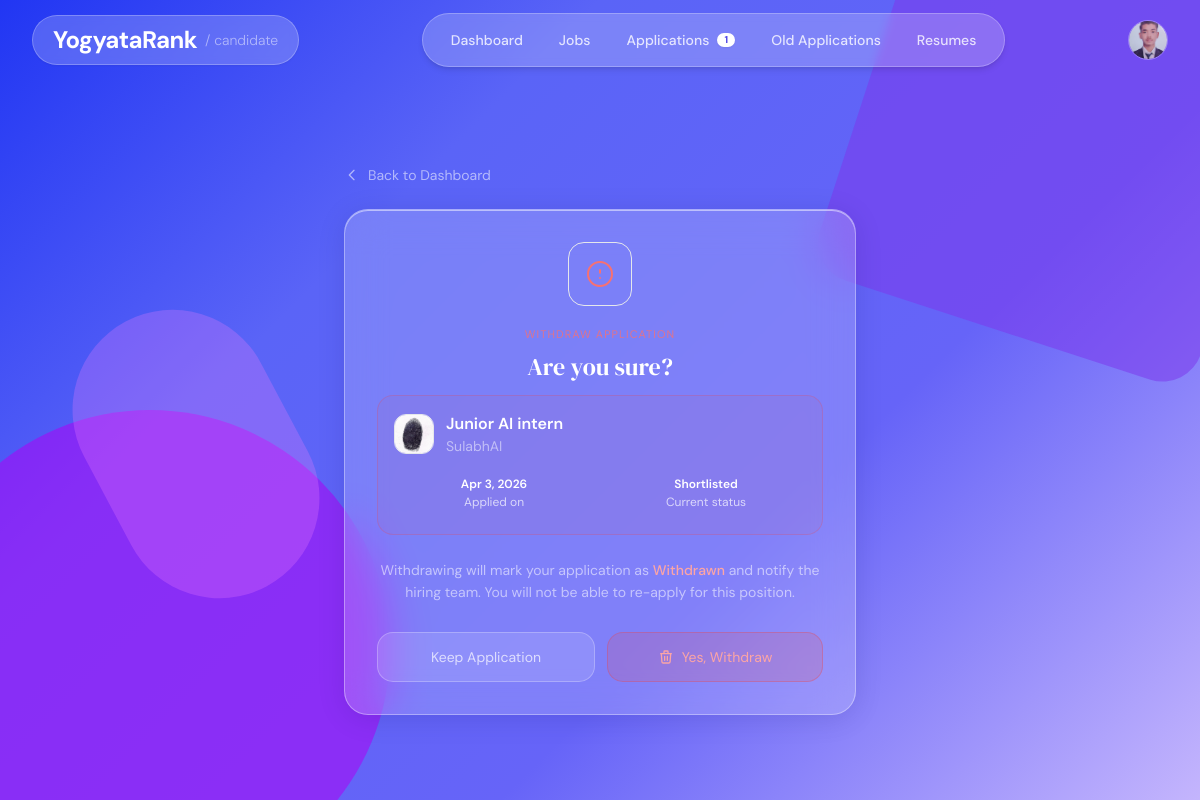
/applications/withdraw/1/ (signed in), run on the app's committed database.
### accounts/models.py (models this page shows, shortened)
class CandidateProfile(models.Model):
    user            = models.OneToOneField(User, on_delete=models.CASCADE)
    phone           = models.CharField(max_length=20, blank=True)
    about           = models.TextField(blank=True)
    education       = models.TextField(blank=True)
    experience      = models.IntegerField(default=0)
    skills          = models.TextField(blank=True)
    profile_picture = models.ImageField(
                        upload_to='profile_pictures/',
                        blank=True,
                        null=True,
                      )

class CompanyProfile(models.Model):
    user         = models.OneToOneField(User, on_delete=models.CASCADE)
    phone           = models.CharField(max_length=20, blank=True)
    company_name = models.CharField(max_length=255)
    description  = models.TextField()
    website      = models.URLField(blank=True, null=True)
    location     = models.CharField(max_length=255, blank=True, null=True)
    logo         = models.ImageField(upload_to='company_logos/', blank=True, null=True)

### applications/models.py (models this page shows, shortened)
class Application(models.Model):
    class Status(models.TextChoices):
        PENDING     = "pending",     "Pending Review"
        REVIEWED    = "reviewed",    "Reviewed"
        SHORTLISTED = "shortlisted", "Shortlisted"
        REJECTED    = "rejected",    "Rejected"
        HIRED       = "hired",       "Hired"
        WITHDRAWN   = "withdrawn",   "Withdrawn"   # ← was missing, caused 3 view crashes
    candidate    = models.ForeignKey(
                     'accounts.CandidateProfile',
                     on_delete=models.CASCADE,
                     related_name="applications",
                   )
    job          = models.ForeignKey(
                     'jobs.Job',
                     on_delete=models.CASCADE,
                     related_name="applications",
                   )
    resume       = models.ForeignKey(
                     Resume,
                     on_delete=models.SET_NULL,
                     null=True,
                     related_name="applications",
                   )
    match_score   = models.FloatField(default=0)
    status        = models.CharField(
                      max_length=20,
                      choices=Status.choices,
                      default=Status.PENDING,
                    )
    company_note  = models.TextField(blank=True)
    score_notes   = models.TextField(blank=True)
    status_note   = models.TextField(blank=True, help_text="Internal note visible to company only")
    applied_at    = models.DateTimeField(auto_now_add=True)
    updated_at    = models.DateTimeField(auto_now=True)
    class Meta:
        constraints = [
            models.UniqueConstraint(fields=["candidate", "job"], name="unique_application")
        ]
        ordering = ["-match_score", "-applied_at"]

### jobs/models.py (models this page shows, shortened)
class Job(models.Model):
    class JobType(models.TextChoices):
        FULL_TIME  = "full_time",  "Full-time"
        PART_TIME  = "part_time",  "Part-time"
        CONTRACT   = "contract",   "Contract"
        INTERNSHIP = "internship", "Internship"
        REMOTE     = "remote",     "Remote"
        HYBRID     = "hybrid",     "Hybrid"
    class Status(models.TextChoices):
        OPEN   = "open",   "Open"
        CLOSED = "closed", "Closed"
        DRAFT  = "draft",  "Draft"
    class QualificationLevel(models.TextChoices):
        ANY      = "",         "Any / Not specified"
        DIPLOMA  = "diploma",  "Diploma"
        BACHELOR = "bachelor", "Bachelor's Degree"
        MASTER   = "master",   "Master's Degree"
        PHD      = "phd",      "PhD / Doctorate"
    company          = models.ForeignKey(
                         CompanyProfile,
                         on_delete=models.CASCADE,
                         related_name="jobs"
                       )
    title            = models.CharField(max_length=255)
    description      = models.TextField()
    requirements     = models.TextField(blank=True, help_text="Detailed role requirements")
    responsibilities = models.TextField(blank=True, help_text="Key responsibilities")
    experience_required    = models.IntegerField(
                               default=0,
                               help_text="Minimum years of experience required"
                             )
    qualification_required = models.CharField(
                               max_length=20,
                               choices=QualificationLevel.choices,
                               default=QualificationLevel.ANY,
                               blank=True,
                               help_text="Minimum qualification level required"
                             )
    open_positions   = models.PositiveIntegerField(
                         default=1,
                         help_text="Number of open positions for this role"
                       )
    skills           = models.ManyToManyField(Skill, blank=True)
    location         = models.CharField(max_length=255, blank=True)
    job_type         = models.CharField(
                         max_length=20,
                         choices=JobType.choices,
                         default=JobType.FULL_TIME
                       )
    salary_min       = models.PositiveIntegerField(null=True, blank=True)
    salary_max       = models.PositiveIntegerField(null=True, blank=True)
    salary_currency  = models.CharField(max_length=10, default="NPR")
    status           = models.CharField(
                         max_length=10,
                         choices=Status.choices,
                         default=Status.OPEN
                       )
    deadline         = models.DateField(null=True, blank=True)
    created_at       = models.DateTimeField(auto_now_add=True)
    updated_at       = models.DateTimeField(auto_now=True)
    results_published    = models.BooleanField(default=False)
    shortlist_email_sent = models.BooleanField(default=False)
    class Meta:
        ordering = ["-created_at"]

### applications/views.py (the view, shortened to what this page needs)
# urls.py: path("withdraw/<int:application_id>/",   views.withdraw_application,     name="withdraw_application"),
@login_required
def withdraw_application(request, application_id):
    candidate = _get_candidate(request)
    if not candidate:
        return redirect("company_dashboard")
    application = get_object_or_404(Application, id=application_id, candidate=candidate)
    return render(request, "applications/withdraw_confirm.html", {"application": application})

### templates/applications/withdraw_confirm.html (shortened to what this page needs)
{% extends "candidate_base.html" %}
{% block main_content %}
<main class="relative z-10 min-h-screen flex items-center justify-center px-4 md:px-6 pt-[10vh]">
  <div class="w-full max-w-lg">
    <a href="{% url 'candidate_dashboard' %}"
       class="inline-flex items-center gap-2 text-white/55 hover:text-white text-sm mb-6 transition-colors group">
      <svg class="w-4 h-4 group-hover:-translate-x-0.5 transition-transform" fill="none" stroke="currentColor" viewBox="0 0 24 24">
        <path stroke-linecap="round" stroke-linejoin="round" stroke-width="2" d="M15 19l-7-7 7-7"/>
      </svg>
      Back to Dashboard
    </a>
    <div class="glass-card rounded-3xl p-8 text-center">
      <div class="w-16 h-16 rounded-2xl bg-red-500/18 border border-red-400/28 flex items-center justify-center mx-auto mb-5">
        <svg class="w-8 h-8 text-red-400" fill="none" stroke="currentColor" viewBox="0 0 24 24">
          <path stroke-linecap="round" stroke-linejoin="round" stroke-width="1.5"
                d="M12 9v2m0 4h.01M21 12a9 9 0 11-18 0 9 9 0 0118 0z"/>
        </svg>
      </div>
      <p class="text-[11px] text-red-400/80 uppercase tracking-widest mb-2">Withdraw Application</p>
      <h1 class="font-serif-display text-2xl text-white mb-3">Are you sure?</h1>
      <div class="danger-card rounded-2xl p-4 mb-6 text-left">
        <div class="flex items-center gap-3 mb-3">
          <div class="w-10 h-10 rounded-xl bg-white/12 border border-white/22 overflow-hidden flex items-center justify-center shrink-0">
            {% if application.job.company.logo %}
              <img src="{{ application.job.company.logo.url }}"
                   alt="{{ application.job.company.company_name }}" class="w-full h-full object-cover"/>
            {% else %}
              <img src="https://api.dicebear.com/7.x/initials/svg?seed={{ application.job.company.company_name|urlencode }}&backgroundColor=dbeafe&textColor=2563eb"
                   alt="{{ application.job.company.company_name }}" class="w-full h-full object-cover"/>
            {% endif %}
          </div>
          <div class="min-w-0">
            <p class="text-white font-semibold truncate">{{ application.job.title }}</p>
            <p class="text-white/50 text-sm">{{ application.job.company.company_name }}</p>
          </div>
        </div>
        <div class="grid grid-cols-2 gap-3 text-center text-xs">
          <div class="bg-white/8 rounded-xl py-2">
            <p class="text-white font-semibold">{{ application.applied_at|date:"M j, Y" }}</p>
            <p class="text-white/70 mt-0.5">Applied on</p>
          </div>
          <div class="bg-white/8 rounded-xl py-2">
            <p class="text-white font-semibold">{{ application.get_status_display }}</p>
            <p class="text-white/70 mt-0.5">Current status</p>
          </div>
        </div>
      </div>
      <p class="text-white/55 text-sm leading-relaxed mb-7">
        Withdrawing will mark your application as <span class="text-red-300 font-medium">Withdrawn</span>
        and notify the hiring team. You will not be able to re-apply for this position.
      </p>
      <div class="flex gap-3">
        <a href="javascript:history.back()"
           class="btn-ghost flex-1 py-3.5 rounded-2xl text-sm text-center">
          Keep Application
        </a>
        <form method="post" action="{% url 'withdraw_application' application.id %}" class="flex-1">
          <button type="submit"
                  class="btn-danger w-full py-3.5 rounded-2xl text-sm flex items-center justify-center gap-2">
            <svg class="w-4 h-4" fill="none" stroke="currentColor" viewBox="0 0 24 24">
              <path stroke-linecap="round" stroke-linejoin="round" stroke-width="2"
                    d="M19 7l-.867 12.142A2 2 0 0116.138 21H7.862a2 2 0 01-1.995-1.858L5 7m5 4v6m4-6v6m1-10V4a1 1 0 00-1-1h-4a1 1 0 00-1 1v3M4 7h16"/>
            </svg>
            Yes, Withdraw
          </button>
        </form>
      </div>
    </div>
  </div>
</main>
{% endblock %}

### templates/candidate_base.html (shortened to what this page needs)
{% load static tailwind_tags %}
<!DOCTYPE html>
<html lang="en">
<head>
  {% tailwind_css %}
</head>
<body class="min-h-screen">
  <div class="bg-canvas">
    <div class="shape-bl"></div>
    <div class="shape-tr"></div>
    <div class="shape-mid"></div>
  </div>
  {% block navbar %}
  <header class="fixed top-0 left-0 w-full z-50">
    <div class="w-full px-4 md:px-8 flex items-center justify-between h-[10vh]">
      <a href="{% url 'candidate_dashboard' %}"
         class="flex items-center gap-2 backdrop-blur-sm bg-white/20 border border-white/25 rounded-full px-3 md:px-5 py-2 shadow-sm hover:bg-white/25 transition-all">
        <span class="text-xl md:text-2xl text-white tracking-tight font-bold">YogyataRank</span>
        <span class="hidden sm:block text-sm text-white/50 font-light">/ candidate</span>
      </a>
      <nav class="hidden md:flex items-center gap-1 backdrop-blur-sm bg-white/20 border border-white/25 rounded-full px-3 py-2 shadow-md">
        <a href="{% url 'candidate_dashboard' %}"
           class="nav-link {% block nav_dashboard %}{% endblock %} px-4 py-2 rounded-full text-sm font-medium text-white/80 hover:text-white hover:bg-white/15 transition-all">
          Dashboard
        </a>
        <a href="{% url 'job_list' %}"
           class="nav-link {% block nav_jobs %}{% endblock %} px-4 py-2 rounded-full text-sm font-medium text-white/80 hover:text-white hover:bg-white/15 transition-all">
          Jobs
        </a>
        <a href="{% url 'application_list' %}"
           class="nav-link {% block nav_applications %}{% endblock %} px-4 py-2 rounded-full text-sm font-medium text-white/80 hover:text-white hover:bg-white/15 transition-all flex items-center gap-2">
          Applications
          {% if active_app_count > 0 %}
          <span class="bg-white text-indigo-600 text-[10px] font-bold px-1.5 py-0.5 rounded-full leading-none min-w-[18px] text-center shadow-sm">
            {{ active_app_count }}
          </span>
          {% endif %}
        </a>
        <a href="{% url 'old_application_list' %}"
           class="nav-link {% block nav_old_applications %}{% endblock %} px-4 py-2 rounded-full text-sm font-medium text-white/80 hover:text-white hover:bg-white/15 transition-all">
          Old Applications
        </a>
        <a href="{% url 'resume_manager' %}"
           class="nav-link {% block nav_resumes %}{% endblock %} px-4 py-2 rounded-full text-sm font-medium text-white/80 hover:text-white hover:bg-white/15 transition-all">
          Resumes
        </a>
      </nav>
      <div class="flex items-center gap-2">
        <a href="{% url 'candidate_edit_profile' %}"
           title="Edit Profile"
           class="flex-shrink-0">
          {% block nav_avatar %}
          {% if candidate and candidate.profile_picture %}
            <img src="{{ candidate.profile_picture.url }}"
                 alt="Profile"
                 class="h-10 w-10 rounded-full border border-white/30 object-cover hover:opacity-90 transition-all"/>
          {% endif %}
          {% endblock %}
        </a>
      </div>
    </div>
  </header>
  {% endblock navbar %}
  {% block main_content %}{% endblock %}
</body>
</html>

### data on the page
CandidateProfile: profile_picture (picture)
Application: job.company.logo (picture), job "Junior AI intern", job.company.company_name "SulabhAI", applied_at "Apr 3, 2026", status "Shortlisted"

### other printed values
{{ active_app_count }} "1"
